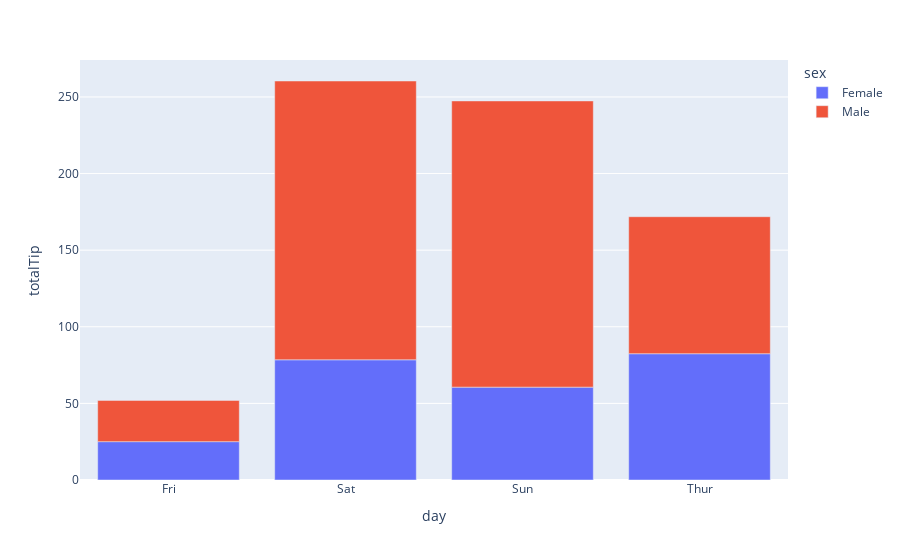

Source (notebook cell):
### Code cell
fig = px.bar(tips_per_day, x="day", y="totalTip", color="sex")
fig.show()

### Figure 1 — Plotly figure (JSON) as saved in the notebook; plotly's stock layout.template omitted (floating-point values rounded to 4 significant figures)
{"data": [{"alignmentgroup": "True", "hovertemplate": "sex=Female<br>day=%{x}<br>totalTip=%{y}<extra></extra>", "legendgroup": "Female", "marker": {"color": "#636efa", "pattern": {"shape": ""}}, "name": "Female", "offsetgroup": "Female", "orientation": "v", "showlegend": true, "textposition": "auto", "type": "bar", "x": ["Fri", "Sat", "Sun", "Thur"], "xaxis": "x", "y": [25.03, 78.45, 60.61, 82.42], "yaxis": "y"}, {"alignmentgroup": "True", "hovertemplate": "sex=Male<br>day=%{x}<br>totalTip=%{y}<extra></extra>", "legendgroup": "Male", "marker": {"color": "#EF553B", "pattern": {"shape": ""}}, "name": "Male", "offsetgroup": "Male", "orientation": "v", "showlegend": true, "textposition": "auto", "type": "bar", "x": ["Fri", "Sat", "Sun", "Thur"], "xaxis": "x", "y": [26.93, 181.9, 186.8, 89.41], "yaxis": "y"}], "layout": {"barmode": "relative", "legend": {"title": {"text": "sex"}, "tracegroupgap": 0}, "margin": {"t": 60}, "xaxis": {"anchor": "y", "domain": [0, 1], "title": {"text": "day"}}, "yaxis": {"anchor": "x", "domain": [0, 1], "title": {"text": "totalTip"}}}}
